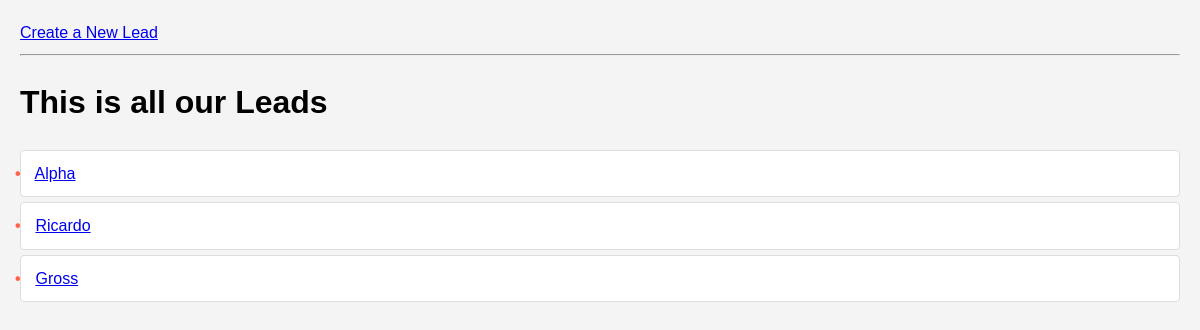
/APP1/leads/, run on an earlier commit of the app's database.
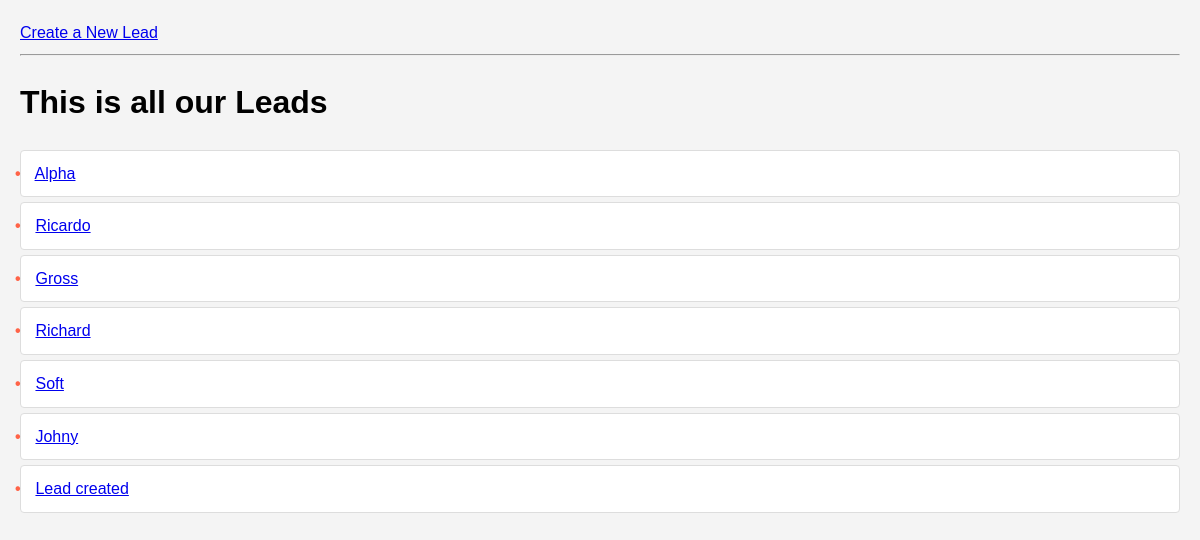
And on a later commit of the database.
### APP1/models.py (models this page shows, shortened)
class Lead(models.Model):
    firstName = models.CharField(max_length=20)
    lastName = models.CharField(max_length=20)
    age = models.IntegerField(blank = True, null = True)
    agent = models.ForeignKey(Agent, on_delete=models.CASCADE)

### APP1/views.py (the view)
# urls.py: path("leads/", views.leads, name = "leads"),
def leads(request):
    leads = models.Lead.objects.all()
    data = { "leads": leads}
    return render(request, "APP1/leads.html", context = data)

### APP1/templates/APP1/leads.html (shortened to what this page needs)
<!DOCTYPE html>
<html lang="en">
  <head>
  </head>
  <body>
    <a href="/APP1/create_lead">Create a New Lead</a>
    <hr />
    <h1>This is all our Leads</h1>
    <ul class="styled-list">
      {% for lead in leads%}
      <li>
        <a href="/APP1/leads_details/{{lead.id}}">{{lead.firstName}} </a>
      </li>
      {% endfor %}
    </ul>
  </body>
</html>

### APP1/templates/APP1/leads.html (style rules this page uses)
body { font-family: Arial, sans-serif; line-height: 1.6; margin: 0; padding: 20px; background-color: #f4f4f4; }
.styled-list { list-style: none; padding-left: 0; }
.styled-list li { background: #fff; margin: 5px 0; padding: 10px; border: 1px solid #ddd; border-radius: 4px; position: relative; transition: all 0.3s ease; }
.styled-list li::before { content: "\2022"; color: #ff6347; font-weight: bold; display: inline-block; width: 1em; margin-left: -1em; }

What changed in the data, as far as the page shows it:
added Lead: firstName "Richard"
added Lead: firstName "Soft"
added Lead: firstName "Johny"
added Lead: firstName "Lead created"
